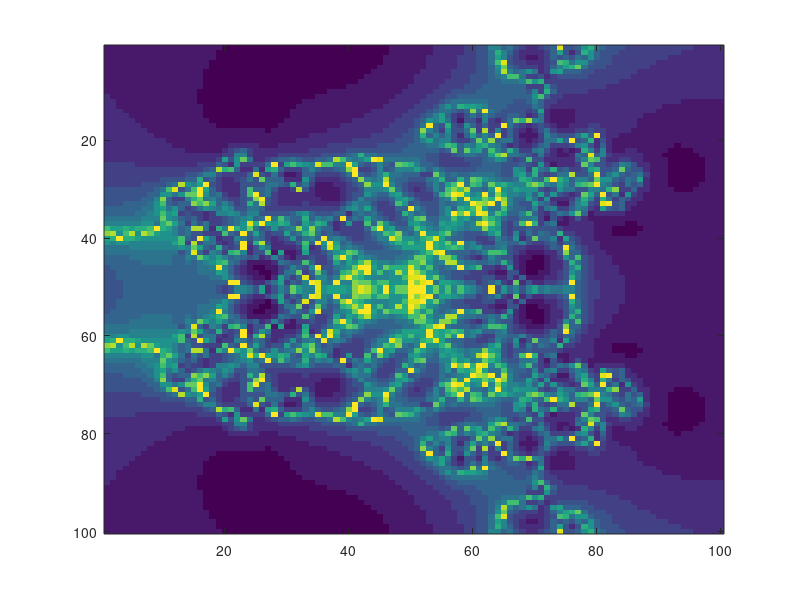

Here is the MATLAB script that generated this plot:


f=@(x,y) [x.^3-3*x.*y.^2-1, 3*x.^2.*y-y.^3]; df=@(x,y) [3*x.^2-3*y.^2, 3*x.^2-3*y.^2]; tol=10^-3; maxiter=20;

format long

[m1,m2] = meshgrid(linspace(-2,2,100), linspace(-2,2,100));
guesses = m1(:) + 1*(i)*m2(:);

init=[guesses , -1*ones(size(guesses))];
counter=0;
sol=init;
iters=ones(length(guesses),1 ); d=zeros(length(guesses),1);
oldx=init; oldy=init;
for j=1:maxiter
    
    if mod(counter,2)==0
        
        %do a newton step with x2 fixed
        
        foo=f(init(:,1),init(:,2)); dfoo = df(init(:,1),init(:,2));
        sol(:,1)= init(:,1)-foo(:,1)./dfoo(:,1);
        
        diff=abs(oldx-sol);
        for k=1:length(sol)
            d(k) = norm(diff(k,:));
        end
        update=d > tol;
        counter=counter+1; iters=iters+update;
        oldx=sol;
        init=sol;
    end
    if mod(counter,2)==1
        
        %newton step with x1 fixed
        
        foo=f(init(:,1),init(:,2)); dfoo = df(init(:,1),init(:,2));
        sol(:,2)= init(:,2)-foo(:,2)./dfoo(:,2);
        
        counter=counter+1;
        init=sol;
    end
end
m=reshape(iters,size(m1));
imagesc(m)
